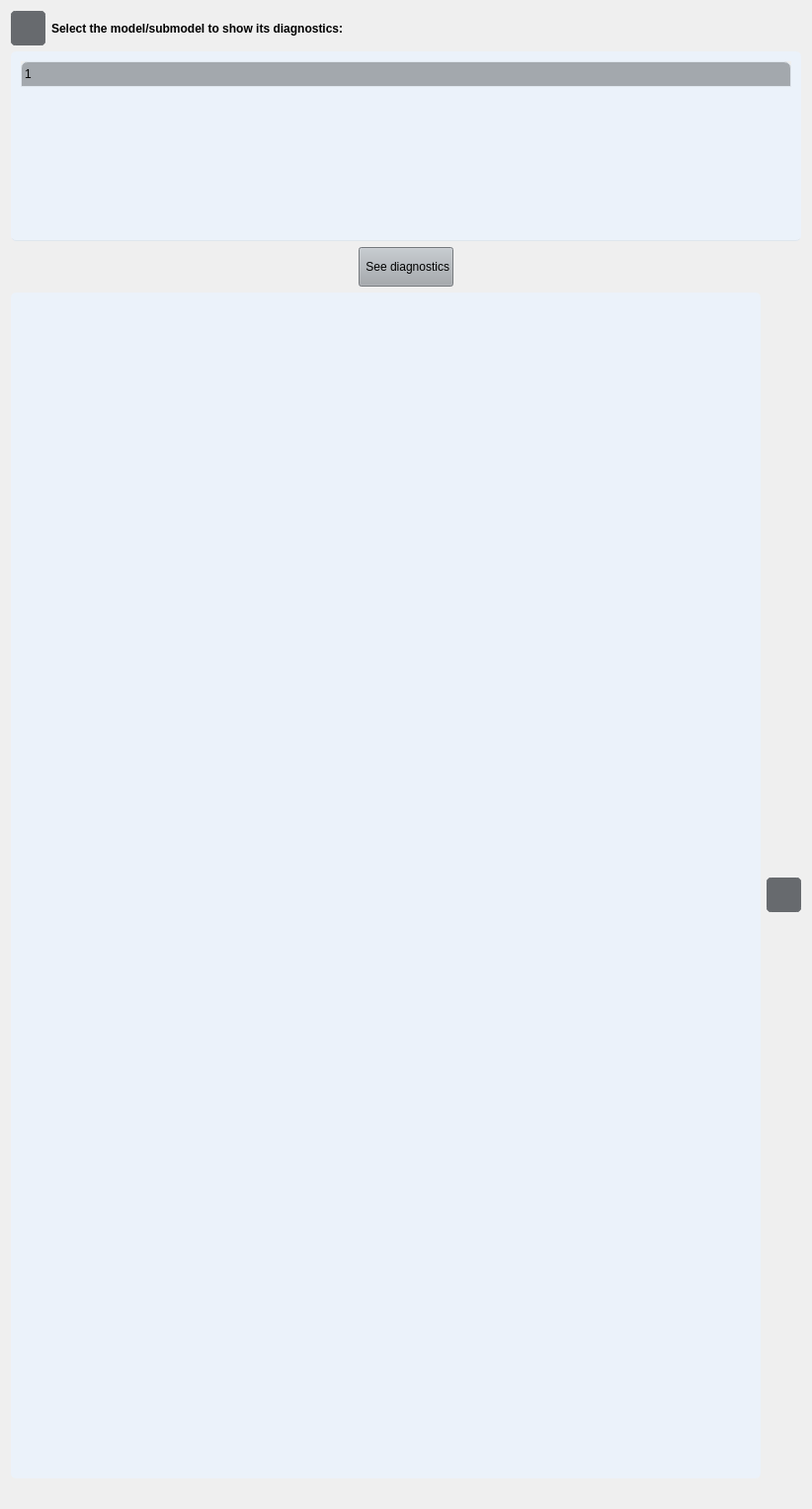
                  <widget class="QWidget" name="tabsPage6">
                   <layout class="QVBoxLayout" name="verticalLayout_36">
                    <item>
                     <layout class="QVBoxLayout" name="verticalLayout_26">
                      <item>
                       <layout class="QVBoxLayout" name="verticalLayout_27">
                        <item>
                         <layout class="QHBoxLayout" name="horizontalLayout_8">
                          <item>
                           <widget class="QPushButton" name="infoButtonDiagnostics">
                            <property name="sizePolicy">
                             <sizepolicy hsizetype="Fixed" vsizetype="Fixed">
                              <horstretch>0</horstretch>
                              <verstretch>0</verstretch>
                             </sizepolicy>
                            </property>
                            <property name="minimumSize">
                             <size>
                              <width>35</width>
                              <height>35</height>
                             </size>
                            </property>
                            <property name="maximumSize">
                             <size>
                              <width>35</width>
                              <height>35</height>
                             </size>
                            </property>
                            <property name="styleSheet">
                             <string notr="true">QPushButton {
	border: 5px solid #676A6E;
	border-radius: 5px;	
	background-color: #676A6E;
}
QPushButton:hover {
	background-color: #676A6E;
	border: 2px solid #676A6E;
}
QPushButton:pressed {	
	background-color: #676A6E;
	border: 2px solid #676A6E;
}</string>
                            </property>
                            <property name="text">
                             <string/>
                            </property>
                           </widget>
                          </item>
                          <item>
                           <widget class="QLabel" name="labelSelectModelToShow_3">
                            <property name="font">
                             <font>
                              <weight>75</weight>
                              <bold>true</bold>
                             </font>
                            </property>
                            <property name="text">
                             <string>Select the model/submodel to show its diagnostics:</string>
                            </property>
                           </widget>
                          </item>
                         </layout>
                        </item>
                        <item>
                         <layout class="QHBoxLayout" name="horizontalLayout_10">
                          <item>
                           <widget class="QTreeWidget" name="treeWidgetSelectModelToSeeDiagnostics">
                            <property name="sizePolicy">
                             <sizepolicy hsizetype="Expanding" vsizetype="Expanding">
                              <horstretch>0</horstretch>
                              <verstretch>0</verstretch>
                             </sizepolicy>
                            </property>
                            <property name="minimumSize">
                             <size>
                              <width>800</width>
                              <height>0</height>
                             </size>
                            </property>
                            <property name="maximumSize">
                             <size>
                              <width>16777215</width>
                              <height>800</height>
                             </size>
                            </property>
                            <property name="styleSheet">
                             <string notr="true">QTreeWidget {	
	background-color: #EBF2FA;
	padding: 10px;
	border-radius: 5px;
	gridline-color: #DFE6ED;
	border-bottom: 1px solid #DFE6ED;
}
QTreeWidget::item{
	border-color: #DFE6ED;
	padding-left: 5px;
	padding-right: 5px;
	gridline-color: #DFE6ED;
}
QTreeWidget::item:selected{
	background-color: #C7CDDA;
}
QScrollBar:horizontal {
    border: none;
    background: #A3A8AD;
    height: 14px;
    margin: 0px 21px 0 21px;
	border-radius: 0px;
}
 QScrollBar:vertical {
	border: none;
    background: #A3A8AD;
    width: 14px;
    margin: 21px 0 21px 0;
	border-radius: 0px;
 }
QHeaderView::section{
	Background-color: #A3A8AD;
	max-width: 30px;
	border: 1px solid #A3A8AD;
	border-style: none;
    border-bottom: 1px solid #DFE6ED;
    border-right: 1px solid #DFE6ED;
}
QTreeWidget::horizontalHeader {	
	background-color: #A3A8AD;
}
QHeaderView::section:horizontal
{
    border: 1px solid #DFE6ED;
	background-color: #A3A8AD;
	padding: 3px;
	border-top-left-radius: 7px;
    border-top-right-radius: 7px;
}
QHeaderView::section:vertical
{
    border: 1px solid #A3A8AD;
}</string>
                            </property>
                            <column>
                             <property name="text">
                              <string/>
                             </property>
                            </column>
                           </widget>
                          </item>
                         </layout>
                        </item>
                       </layout>
                      </item>
                      <item>
                       <layout class="QHBoxLayout" name="horizontalLayout_16">
                        <item>
                         <spacer name="horizontalSpacer">
                          <property name="orientation">
                           <enum>Qt::Horizontal</enum>
                          </property>
                          <property name="sizeHint" stdset="0">
                           <size>
                            <width>40</width>
                            <height>20</height>
                           </size>
                          </property>
                         </spacer>
                        </item>
                        <item>
                         <widget class="QPushButton" name="pushButtonDiagnostics">
                          <property name="sizePolicy">
                           <sizepolicy hsizetype="Fixed" vsizetype="Fixed">
                            <horstretch>0</horstretch>
                            <verstretch>0</verstretch>
                           </sizepolicy>
                          </property>
                          <property name="minimumSize">
                           <size>
                            <width>0</width>
                            <height>40</height>
                           </size>
                          </property>
                          <property name="styleSheet">
                           <string notr="true">QPushButton {
	background-color: #A3A8AD;
}
QPushButton:hover {
	background-color: #A3A8AD;
}
QPushButton:pressed {	
	background-color: #A3A8AD;
}</string>
                          </property>
                          <property name="text">
                           <string> See diagnostics</string>
                          </property>
                         </widget>
                        </item>
                        <item>
                         <spacer name="horizontalSpacer_4">
                          <property name="orientation">
                           <enum>Qt::Horizontal</enum>
                          </property>
                          <property name="sizeHint" stdset="0">
                           <size>
                            <width>40</width>
                            <height>20</height>
                           </size>
                          </property>
                         </spacer>
                        </item>
                       </layout>
                      </item>
                      <item>
                       <layout class="QHBoxLayout" name="horizontalLayout_15">
                        <item>
                         <layout class="QVBoxLayout" name="verticalLayout_35">
                          <item>
                           <widget class="QWidget" name="plotDiagnosis_2" native="true">
                            <property name="sizePolicy">
                             <sizepolicy hsizetype="Preferred" vsizetype="Expanding">
                              <horstretch>0</horstretch>
                              <verstretch>0</verstretch>
                             </sizepolicy>
                            </property>
                            <property name="minimumSize">
                             <size>
                              <width>550</width>
                              <height>1200</height>
                             </size>
                            </property>
                            <property name="styleSheet">
                             <string notr="true">QWidget {
	background-color: #EBF2FA;
	border-radius: 5px;
	padding: 10px;
}
QWidget:hover {
	border: 2px solid #A3A8AD;
}
QWidget:focus {
	border: 2px solid #A3A8AD;
}
</string>
                            </property>
                            <layout class="QVBoxLayout" name="verticalLayout_28">
                             <item>
                              <layout class="QVBoxLayout" name="layoutPlotDiagnosis"/>
                             </item>
                            </layout>
                           </widget>
                          </item>
                          <item>
                           <spacer name="horizontalSpacer_18">
                            <property name="orientation">
                             <enum>Qt::Horizontal</enum>
                            </property>
                            <property name="sizeHint" stdset="0">
                             <size>
                              <width>40</width>
                              <height>20</height>
                             </size>
                            </property>
                           </spacer>
                          </item>
                          <item>
                           <layout class="QHBoxLayout" name="horizontalLayout_39"/>
                          </item>
                         </layout>
                        </item>
                        <item>
                         <widget class="QPushButton" name="pushButtonShowDiagnosticsBig">
                          <property name="sizePolicy">
                           <sizepolicy hsizetype="Fixed" vsizetype="Fixed">
                            <horstretch>0</horstretch>
                            <verstretch>0</verstretch>
                           </sizepolicy>
                          </property>
                          <property name="minimumSize">
                           <size>
                            <width>35</width>
                            <height>35</height>
                           </size>
                          </property>
                          <property name="maximumSize">
                           <size>
                            <width>35</width>
                            <height>35</height>
                           </size>
                          </property>
                          <property name="styleSheet">
                           <string notr="true">QPushButton {
	border: 5px solid #676A6E;
	border-radius: 5px;	
	background-color: #676A6E;
}
QPushButton:hover {
	background-color: #676A6E;
	border: 2px solid #676A6E;
}
QPushButton:pressed {	
	background-color: #676A6E;
	border: 2px solid #676A6E;
}</string>
                          </property>
                          <property name="text">
                           <string/>
                          </property>
                         </widget>
                        </item>
                       </layout>
                      </item>
                     </layout>
                    </item>
                   </layout>
                  </widget>
